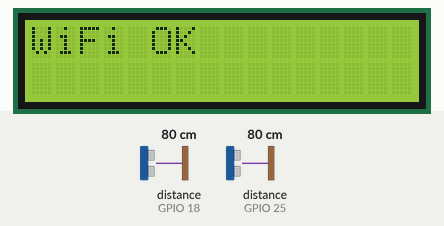
This sketch was run on a simulated ESP32. Shown: 16×2 character LCD. Wiring (inferred from the names in the program): 2 × ultrasonic range finder: trigger GPIO 5, echo GPIO 18 / trigger GPIO 19, echo GPIO 25. The test bench sets the inputs (shaded band); at power-on: distance to the obstacle (sensors on GPIO 18, GPIO 25) 80 cm. The echo pulse lasts 58.3 µs per cm; WiFi joins after 1.5 s; servers stay silent unless stated; no MQTT or app messages arrive unless stated; what the sketch prints to the serial monitor is not drawn.

Above: at 3.2 s.
At 5.3 s:
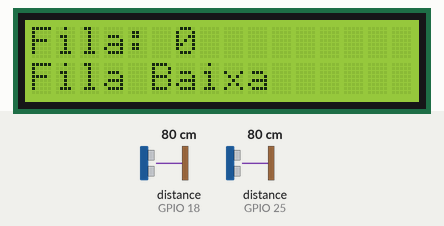
5.4 s: distance to the obstacle (sensor on GPIO 18) set to 2 cm
At 7.1 s:
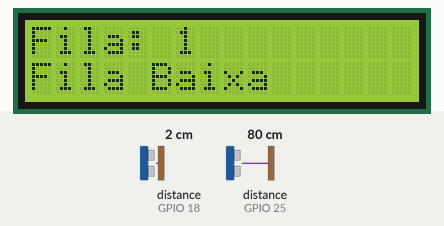
7.4 s: distance to the obstacle (sensor on GPIO 25) set to 2 cm
At 8.4 s:
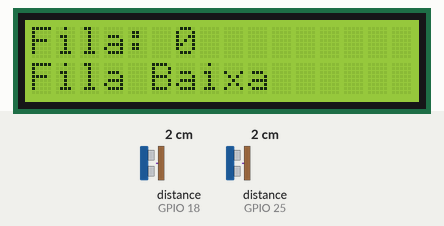
Timing chart, 0 to 10.4 s (numbered marks = the images above; inputs shaded):
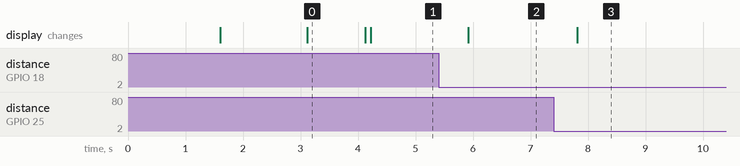

The sketch:

codigo.ino
```cpp
#include <Wire.h>
#include <LiquidCrystal_I2C.h>
#include <WiFi.h>
#include <PubSubClient.h>

// ===== WIFI =====
const char* ssid = "";
const char* password = "";

// ===== MQTT =====
const char* mqtt_broker = "broker.emqx.io";
const int mqtt_port = 1883;

const char* topico_contador = "fila/pessoas";
const char* topico_status = "fila/status";

// ===== MQTT =====
WiFiClient espClient;
PubSubClient client(espClient);

// ===== LCD =====
LiquidCrystal_I2C lcd(0x27, 16, 2);

// ===== SENSORES =====
int trigEntrada = 5;
int echoEntrada = 18;

int trigSaida = 19;
int echoSaida = 25;

// ===== BUZZER =====
int buzzer = 13;

// ===== VARIÁVEIS =====
int pessoas = 0;

bool detectouEntrada = false;
bool detectouSaida = false;

long distanciaEntrada;
long distanciaSaida;

// ===== CONECTAR WIFI =====
void conectarWiFi() {

  Serial.println("Conectando WiFi...");

  lcd.clear();
  lcd.backlight();
  lcd.setCursor(0,0);
  lcd.print("Conectando");
  lcd.setCursor(0,1);
  lcd.print("WiFi");

  WiFi.begin(ssid, password);

  while (WiFi.status() != WL_CONNECTED) {

    delay(500);
    Serial.print(".");
  }

  Serial.println("");
  Serial.println("WiFi conectado!");

  Serial.print("IP: ");
  Serial.println(WiFi.localIP());

  lcd.clear();
  lcd.setCursor(0,0);
  lcd.print("WiFi OK");

  delay(1000);
}

// ===== CONECTAR MQTT =====
void conectarMQTT() {

  while (!client.connected()) {

    Serial.println("Conectando MQTT...");

    lcd.setCursor(0,1);
    lcd.print("MQTT...");

    if (client.connect("ESP32_FILA")) {

      Serial.println("MQTT conectado!");

      lcd.setCursor(0,1);
      lcd.print("MQTT OK      ");

    } else {

      Serial.print("Erro MQTT: ");
      Serial.println(client.state());

      delay(2000);
    }
  }
}

// ===== MEDIR DISTÂNCIA =====
long medirDistancia(int trig, int echo) {

  digitalWrite(trig, LOW); //começa desligado
  delayMicroseconds(2); //estabilizar

  digitalWrite(trig, HIGH); //gera o pulso ultrassonico
  delayMicroseconds(10); //tempo p sensor funcionar

  digitalWrite(trig, LOW); //finaliza o pulso ultrassonico

  long duracao = pulseIn(echo, HIGH); //cronometro de qnt tempo levou p som ir e voltar

  long distancia = duracao * 0.034 / 2; //conversão tempo em distancia, dividimos pela metade pra ter apenas a distancia de ida

  return distancia;
}

// ===== ENVIAR MQTT =====
void enviarMQTT() {

  char textoPessoas[10];

  itoa(pessoas, textoPessoas, 10);

  client.publish(topico_contador, textoPessoas);

  String status;

  if (pessoas <= 4) {

    status = "Baixa";

  } else if (pessoas <= 8) {

    status = "Media";

  } else {

    status = "Lotada";
  }

  client.publish(topico_status, status.c_str());

  Serial.println("Dados enviados MQTT");
}

// ===== SETUP =====
void setup() {

  Serial.begin(115200);

  // ===== LCD =====
  Wire.begin(21,22);

  lcd.init();
  lcd.backlight();

  lcd.setCursor(0,0);
  lcd.print("Contador Fila");

  lcd.setCursor(0,1);
  lcd.print("Iniciando");

  delay(1500);

  // ===== WIFI =====
  conectarWiFi();

  // ===== MQTT =====
  client.setServer(mqtt_broker, mqtt_port);

  // ===== PINOS =====
  pinMode(trigEntrada, OUTPUT);
  pinMode(echoEntrada, INPUT);

  pinMode(trigSaida, OUTPUT);
  pinMode(echoSaida, INPUT);

  pinMode(buzzer, OUTPUT);

  lcd.clear();
}

// ===== LOOP =====
void loop() {

  // ===== MQTT =====
  if (!client.connected()) {

    conectarMQTT();
  }

  client.loop();

  // ===== LEITURA =====
  distanciaEntrada =
  medirDistancia(trigEntrada, echoEntrada);

  distanciaSaida =
  medirDistancia(trigSaida, echoSaida);

  // ===== ENTRADA =====
  if (distanciaEntrada < 30 && !detectouEntrada) {

    pessoas++;

    detectouEntrada = true;

    Serial.println("Pessoa entrou");

    enviarMQTT();

    delay(300);
  }

  if (distanciaEntrada > 35) {

    detectouEntrada = false;
  }

  // ===== SAÍDA =====
  if (distanciaSaida < 30 && !detectouSaida) {

    if (pessoas > 0) {

      pessoas--;

      Serial.println("Pessoa saiu");

      enviarMQTT();

      delay(300);
    }

    detectouSaida = true;
  }

  if (distanciaSaida > 35) {

    detectouSaida = false;
  }

  // ===== LCD =====
  lcd.setCursor(0,0);
  lcd.print("Fila: ");
  lcd.print(pessoas);
  lcd.print("   ");

  lcd.setCursor(0,1);

  if (pessoas <= 4) {

    lcd.print("Fila Baixa   ");

    noTone(buzzer);

  }

  else if (pessoas <= 8) {

    lcd.print("Fila Media   ");

    noTone(buzzer);

  }

  else {

    lcd.print("Fila Lotada  ");

    tone(buzzer, 2000);
  }

  delay(200);
}
```

Measured:
- after the input at 5.4 s, the display: changes after 0.52 s (image 2)
- after the input at 7.4 s, the display: changes after 0.41 s (image 3)
- what the display in image 0 shows lasts 1.0 s, from 3.1 s to 4.1 s
